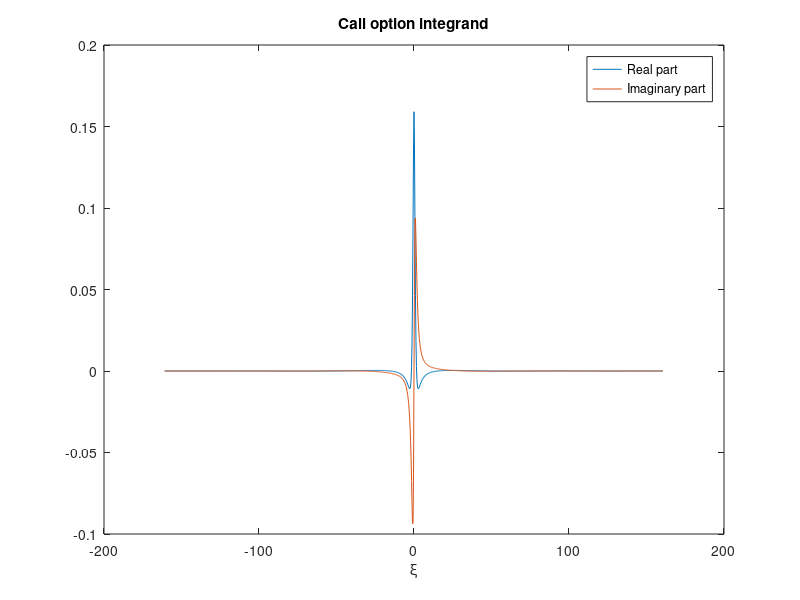
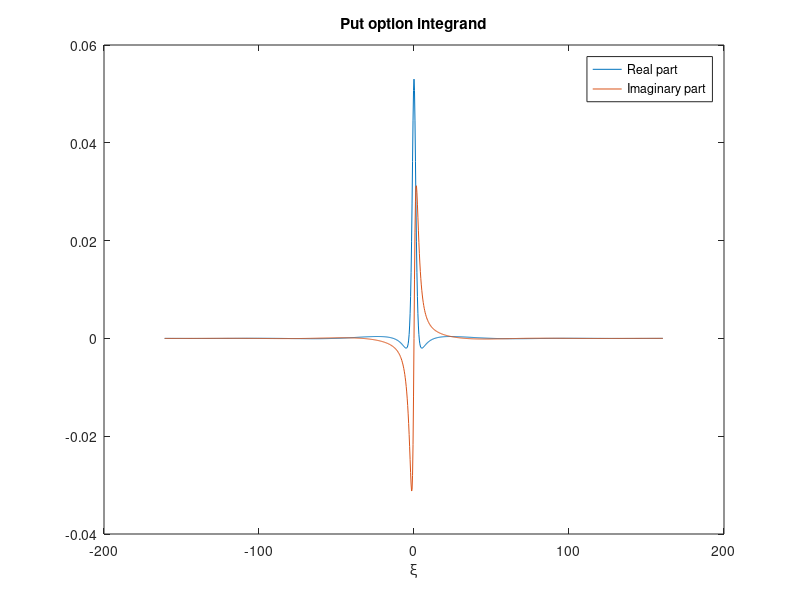

Write MATLAB code to recreate these figures, in order.
%%%%%%%%%%%%%%%%%%%%%%%%%% Yu Calculation

% Model parameter
param_alpha = 0; % or param_alpha = 0.5
d = 2; % dimention of n, need to be decided
% seed = 100090;
% rng(seed);

% parameters provided by Guido
a_i = [0.02 0.09];
a_j = [0.03 0.07];
b_i = 0.4;
b_j = 0.6;

% Data below are from Recchioni_2016
r_bar_i = 0.02;
r_bar_j = 0.00044;
r_bar = [r_bar_i,r_bar_j];

v_bar_1 = 0.05;
v_bar_2 = 0.0345;
v_bar = [v_bar_1,v_bar_2];

chi_1 = 0.3;
chi_2 = 0.65;
chi = [chi_1,chi_2];

gamma_1 = 0.6;
gamma_2 = 0.018;
gamma = [gamma_1,gamma_2];

lambda_i = 0.001;
lambda_j = 0.062;
lambda = [lambda_i,lambda_j];

eta_i = 0.001;
eta_j = 0.0098;
eta = [eta_i,eta_j];



% Contract parameters
T = 1; % maturity
K = 1; % strike price
nsteps = 50; % monitoring dates
dt = T/nsteps;

% Market parameters
S0 = 1; % spot price
v_1_0 = 0.05;
v_2_0 = 0.089;
v_0 = [v_1_0,v_2_0];
r_i_0 = 0.09; % interest rate
r_j_0 = 0.07; % interest rate
r_0 = [r_i_0,r_j_0];


 % Random numbers
rho_v_1 = -0.3;
rho_v_2 = -0.97;
rho_v = [rho_v_1,rho_v_2];
rho_r_i = -0.23;
rho_r_j = -0.81;
rho_r = [rho_r_i,rho_r_j];


%% Fourier transform method
tic;
% Fourier parameters
xwidth = 20; % width of the support in real space
ngrid = 2^10; % number of grid points
q = -2; % damping factor for a call
% Grids in real and Fourier space
tic
N = ngrid/2;
b = xwidth/2; % upper bound of the support in real space
dx = xwidth/ngrid; % grid step in real space
x = dx*(-N:N-1); % grid in real space
dxi = pi/b; % Nyquist relation: grid step in Fourier space
xi = dxi*(-N:N-1); % grid in Fourier space

%%%%%%%%%%%%%%%%%%%%%%%%%%%%%%%%%%% Calculation starts here %%%%%%%%%%%%%%%%%%%%%%%%
%%%%%%%%%%%%%%%%%%%%%%%%%%%%%%%%%%%%%%%%%%%%%%%%%%%%%%%%%%%%%%%%%%%%%%%%%%%%%%%%%%%%
% operation of parameters 
a_i_j = a_i - a_j;
a_i_j_tilde = a_i + a_j;
rho_v_tilde = rho_v .* a_i_j;

% \varphi_{q}^{v_{n}}(k)=\frac{k^{2}}{2}-\frac{1}{2}\left[\left(q^{2}+q \frac{\tilde{a}_{n}^{i, j}}{a_{n}^{i, j}}\right)-\imath k\left(2 q+\frac{\tilde{a}_{n}^{i, j}}{a_{n}^{i, j}}\right)\right]\\
phi_v_q = zeros(d,ngrid);
phi_v_q(1,1:ngrid) = 0.5*xi.^2 - 0.5 * ((q^2+ q * a_i_j_tilde(1)/a_i_j(1))- 1i * xi *(2*q + a_i_j_tilde(1)/a_i_j(1)));
phi_v_q(2,1:ngrid) = 0.5*xi.^2 - 0.5 * ((q^2+ q * a_i_j_tilde(2)/a_i_j(2))- 1i * xi *(2*q + a_i_j_tilde(2)/a_i_j(2)));

% \mu_{q, v_{n}}=-\frac{1}{2}\left(\chi_{n}+(\imath k-q) \gamma_{n} \tilde{\rho}_{n, v}\right)\\
mu_q_v = zeros(d,ngrid);
mu_q_v(1,1:ngrid) = -0.5.*(chi(1) + (1i* xi -q) * gamma(1) * rho_v_tilde(1));
mu_q_v(2,1:ngrid) = -0.5.*(chi(2) + (1i* xi -q) * gamma(2) * rho_v_tilde(2));

% \zeta_{q, v_{n}}=\frac{1}{2}\left[4 \mu_{q,v_{n}}^{2}+2 \gamma_{n}^{2} \varphi_{q}^{v_{n}}(k)\left(a_{n}^{i, j}\right)^{2}\right]^{1 / 2}\\
zeta_q_v = zeros(d,ngrid);
zeta_q_v(1,1:ngrid) = 0.5 * (4 * mu_q_v(1,1:ngrid).^2 + 2 * gamma(1)^2 * phi_v_q(1,1:ngrid) * a_i_j(1)^2).^0.5;
zeta_q_v(2,1:ngrid) = 0.5 * (4 * mu_q_v(2,1:ngrid).^2 + 2 * gamma(2)^2 * phi_v_q(2,1:ngrid) * a_i_j(2)^2).^0.5;

tau = T - 0;
%s_{q, v_{n}, g} &=1-e^{-2 \zeta_{q, v_{n}} \tau} \\
s_q_v_g = zeros(d,ngrid);
s_q_v_g(1,1:ngrid) = 1 - exp(-2 * zeta_q_v(1,1:ngrid) * tau);
s_q_v_g(2,1:ngrid) = 1 - exp(-2 * zeta_q_v(2,1:ngrid) * tau);

%s_{q, v_{n}, b} &=\left(\zeta_{q, v_{n}}+\mu_{q, v_{n}}\right) e^{-2 \zeta_{q, v_{n}} \tau}+\left(\zeta_{q, v_{n}}-\mu_{q, v_{n}}\right)
s_q_v_b = zeros(d,ngrid);
s_q_v_b(1,1:ngrid) = (zeta_q_v(1,1:ngrid)+ mu_q_v(1,1:ngrid)) .* exp(-2 * zeta_q_v(1,1:ngrid) * tau) + zeta_q_v(1,1:ngrid) - mu_q_v(1,1:ngrid);
s_q_v_b(2,1:ngrid) = (zeta_q_v(2,1:ngrid)+ mu_q_v(2,1:ngrid)) .* exp(-2 * zeta_q_v(2,1:ngrid) * tau) + zeta_q_v(2,1:ngrid) - mu_q_v(2,1:ngrid);

%%%%%%%%%%%%%%%%% W_v_q^0 page 27 %%%%%%%%%%%%%%%%%%%%%%%%%%%%%%%%%%%%%%%%
sum_1 = (2 * chi_1 * v_1_0 / (gamma_1^2)) * log(s_q_v_b(1,1:ngrid) / (2 * zeta_q_v(1,1:ngrid))) + (2 * chi_2 * v_2_0 ./ (gamma_2^2)) * log(s_q_v_b(2,1:ngrid) ./ (2 * zeta_q_v(2,1:ngrid)));
sum_2 = (2 * chi_1 * v_1_0 / (gamma_1^2)) * (mu_q_v(1,1:ngrid)+ zeta_q_v(1,1:ngrid)) * T + (2 * chi_2 * v_2_0 / (gamma_2^2)) * (mu_q_v(2,1:ngrid)+ zeta_q_v(2,1:ngrid)) * T;
sum_3 = (2 * v_1_0 / (gamma_1^2)) * (zeta_q_v(1,1:ngrid).^2 - mu_q_v(1,1:ngrid).^2) .* s_q_v_g(1,1:ngrid) ./ s_q_v_b(1,1:ngrid) + (2 * v_2_0 / (gamma_2^2)) * (zeta_q_v(2,1:ngrid).^2 - mu_q_v(2,1:ngrid).^2) .* s_q_v_g(2,1:ngrid) ./ s_q_v_b(2,1:ngrid);
underline_W_q_v = exp(-sum_1) .* exp(-sum_2) .* exp(-sum_3);




%%%%%%%%%%%%%%%%%%%%%%% call options page 30 %%%%%%%%%%%%%%%%%%%%%%%%%%%%%%%

call_option_multiplier = exp(-r_i_0 * T) * exp(2 * r_i_0 * T) * S0 / (2 * pi);
call_option_integrand = ((S0/ K).^(1 - 1i*xi).* exp(-1i*xi*r_i_0*T)) .* underline_W_q_v ./ (-xi.^2 -3*xi *1i + 2) .* dxi;
call_option_integration = sum(call_option_integrand); %%%%%%% neeeeeeed to change
call_option = call_option_multiplier * call_option_integration; 




%%%%%%%%%%%%%%%%%%%%%%% put options page 30 %%%%%%%%%%%%%%%%%%%%%%%%%%%%%%%

put_option_multiplier = exp(-r_i_0 * T) * exp(2 * r_i_0 * T) * S0 / (2 * pi);
put_option_integrand = ((S0/ K).^(-3 - 1i*xi) .* exp(-1i*xi*r_i_0*T)) .* underline_W_q_v ./ (-xi.^2 -5*xi *1i + 6) .* dxi;
put_option_integration = sum(put_option_integrand); %%%%%%% neeeeeeed to change
put_option = put_option_multiplier * put_option_integration; 

cputime = toc;
fprintf('%22s%14.10f%14.10f%14.3f\n','Call and put price, CF',call_option,put_option,cputime)

figure(1)
plot(xi,real(call_option_integrand),xi,imag(call_option_integrand))
title('Call option integrand')
xlabel('\xi')
legend('Real part','Imaginary part')

figure(2)
plot(xi,real(put_option_integrand),xi,imag(put_option_integrand))
title('Put option integrand')
xlabel('\xi')
legend('Real part','Imaginary part')